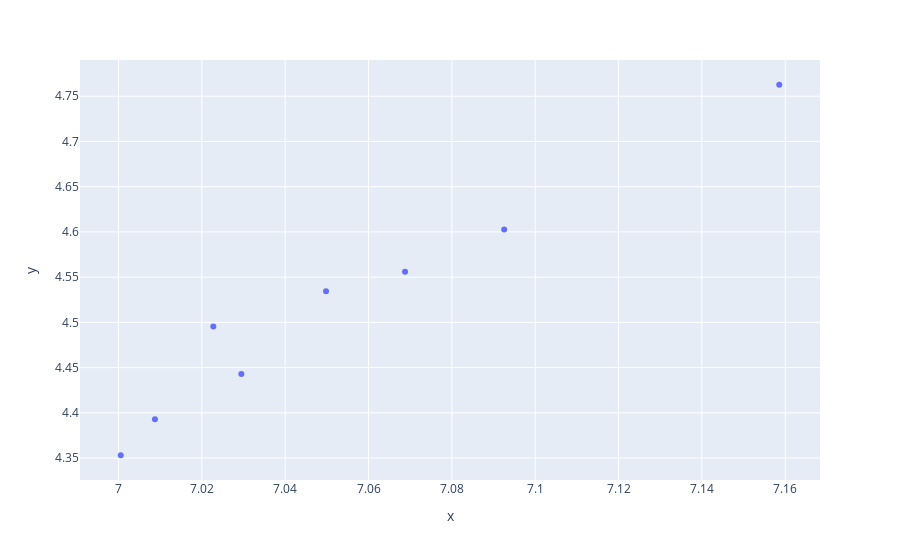

Here is the notebook cell this chart was saved with:
### Markdown cell above
#### Looking at a specific case

### Code cell
plot_df = CPA_L6[["Code","Descr", "Descr_cleaned_vectorized_low_dimension", "label"]].copy()

plot_df["x"] = plot_df.Descr_cleaned_vectorized_low_dimension.apply(lambda x: x[0])
plot_df["y"] = plot_df.Descr_cleaned_vectorized_low_dimension.apply(lambda x: x[1])

plot_df["label"] = plot_df.label.astype(str)
test_case = plot_df[plot_df.Code =='46.63.10']

plot_df = plot_df[plot_df["label"] == test_case.label.values[0]]

fig = plotly.express.scatter(
    plot_df, 
    x="x", 
    y="y", 
    color="label",
    hover_data={
        "Code": True,
        "Descr":True,
        "Descr_cleaned_vectorized_low_dimension": False,
        "label": False,
        "x": False,
        "y": False
        })
fig.update_layout(showlegend=False)

### Figure 1 — Plotly figure (JSON) as saved in the notebook; plotly's stock layout.template omitted (floating-point values rounded to 4 significant figures)
{"data": [{"customdata": [["01.70.10", "Hunting and trapping and related services", [7.009, 4.393, 3.779, 4.252, 4.575, 5.586, 5.14, 4.418, 4.472, 5.771], "83", 7.009, 4.393], ["09.10.12", "Derrick erection, repair and dismantling services and related support services to petroleum and natural gas extraction", [7.023, 4.496, 3.837, 4.339, 4.602, 5.528, 5.102, 4.434, 4.466, 5.766], "83", 7.023, 4.496], ["09.90.11", "Support services to hard coal extraction", [7.05, 4.534, 3.823, 4.31, 4.608, 5.494, 5.079, 4.457, 4.496, 5.722], "83", 7.05, 4.534], ["09.90.19", "Support services to other mining and quarrying n.e.c.", [7.069, 4.556, 3.793, 4.268, 4.606, 5.477, 5.074, 4.474, 4.52, 5.677], "83", 7.069, 4.556], ["32.30.16", "Fishing rods, other line fishing tackle; articles for hunting or fishing n.e.c.", [7.001, 4.353, 3.766, 4.245, 4.577, 5.6, 5.138, 4.406, 4.468, 5.779], "83", 7.001, 4.353], ["46.63.10", "Wholesale trade services of mining, construction and civil engineering machinery", [7.159, 4.763, 3.81, 4.222, 4.676, 5.378, 5.044, 4.489, 4.567, 5.597], "83", 7.159, 4.763], ["71.12.33", "Mineral exploration and evaluation services", [7.029, 4.443, 3.818, 4.364, 4.641, 5.391, 4.935, 4.567, 4.515, 5.618], "83", 7.029, 4.443], ["84.13.13", "Administrative mining- and mineral resources-, manufacturing- and construction-related services", [7.093, 4.603, 3.79, 4.267, 4.636, 5.427, 5.025, 4.507, 4.539, 5.624], "83", 7.093, 4.603]], "hovertemplate": "Code=%{customdata[0]}<br>Descr=%{customdata[1]}<extra></extra>", "legendgroup": "83", "marker": {"color": "#636efa", "symbol": "circle"}, "mode": "markers", "name": "83", "orientation": "v", "showlegend": true, "type": "scatter", "x": [7.009, 7.023, 7.05, 7.069, 7.001, 7.159, 7.029, 7.093], "xaxis": "x", "y": [4.393, 4.496, 4.534, 4.556, 4.353, 4.763, 4.443, 4.603], "yaxis": "y"}], "layout": {"autosize": true, "legend": {"title": {"text": "label"}, "tracegroupgap": 0}, "margin": {"t": 60}, "showlegend": false, "xaxis": {"anchor": "y", "autorange": true, "domain": [0, 1], "range": [6.991, 7.168], "title": {"text": "x"}, "type": "linear"}, "yaxis": {"anchor": "x", "autorange": true, "domain": [0, 1], "range": [4.324, 4.792], "title": {"text": "y"}, "type": "linear"}}}
